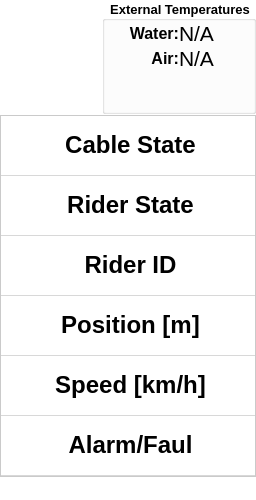
                  <widget class="QWidget" name="MainTab">
                   <property name="styleSheet">
                    <string notr="true">background-color: rgba(255, 255, 255, 0);</string>
                   </property>
                   <attribute name="title">
                    <string>Main</string>
                   </attribute>
                   <layout class="QGridLayout" name="gridLayout_11">
                    <property name="leftMargin">
                     <number>0</number>
                    </property>
                    <property name="topMargin">
                     <number>0</number>
                    </property>
                    <property name="rightMargin">
                     <number>0</number>
                    </property>
                    <property name="bottomMargin">
                     <number>0</number>
                    </property>
                    <property name="spacing">
                     <number>0</number>
                    </property>
                    <item row="0" column="0">
                     <layout class="QVBoxLayout" name="verticalLayout_4">
                      <property name="spacing">
                       <number>0</number>
                      </property>
                      <property name="bottomMargin">
                       <number>0</number>
                      </property>
                      <item>
                       <layout class="QHBoxLayout" name="horizontalLayout_17">
                        <property name="spacing">
                         <number>0</number>
                        </property>
                        <item>
                         <widget class="QLabel" name="logo_2">
                          <property name="maximumSize">
                           <size>
                            <width>276</width>
                            <height>16777215</height>
                           </size>
                          </property>
                          <property name="text">
                           <string/>
                          </property>
                          <property name="pixmap">
                           <pixmap resource="Images.qrc">:/img/Img/logo.png</pixmap>
                          </property>
                          <property name="scaledContents">
                           <bool>false</bool>
                          </property>
                         </widget>
                        </item>
                        <item>
                         <widget class="Line" name="line_2">
                          <property name="orientation">
                           <enum>Qt::Vertical</enum>
                          </property>
                         </widget>
                        </item>
                        <item>
                         <spacer name="horizontalSpacer_26">
                          <property name="orientation">
                           <enum>Qt::Horizontal</enum>
                          </property>
                          <property name="sizeHint" stdset="0">
                           <size>
                            <width>40</width>
                            <height>20</height>
                           </size>
                          </property>
                         </spacer>
                        </item>
                        <item>
                         <widget class="QGroupBox" name="groupBox_2">
                          <property name="sizePolicy">
                           <sizepolicy hsizetype="Preferred" vsizetype="Preferred">
                            <horstretch>0</horstretch>
                            <verstretch>0</verstretch>
                           </sizepolicy>
                          </property>
                          <property name="font">
                           <font>
                            <pointsize>10</pointsize>
                            <weight>75</weight>
                            <bold>true</bold>
                           </font>
                          </property>
                          <property name="title">
                           <string>External Temperatures</string>
                          </property>
                          <property name="alignment">
                           <set>Qt::AlignCenter</set>
                          </property>
                          <property name="flat">
                           <bool>true</bool>
                          </property>
                          <property name="checkable">
                           <bool>false</bool>
                          </property>
                          <layout class="QGridLayout" name="gridLayout_7">
                           <property name="leftMargin">
                            <number>0</number>
                           </property>
                           <property name="topMargin">
                            <number>0</number>
                           </property>
                           <property name="rightMargin">
                            <number>0</number>
                           </property>
                           <property name="bottomMargin">
                            <number>0</number>
                           </property>
                           <property name="spacing">
                            <number>0</number>
                           </property>
                           <item row="0" column="0">
                            <layout class="QVBoxLayout" name="verticalLayout_7">
                             <property name="spacing">
                              <number>0</number>
                             </property>
                             <item>
                              <layout class="QGridLayout" name="gridLayout_8">
                               <item row="1" column="1">
                                <widget class="QLabel" name="t_label_4">
                                 <property name="font">
                                  <font>
                                   <pointsize>16</pointsize>
                                  </font>
                                 </property>
                                 <property name="text">
                                  <string>N/A</string>
                                 </property>
                                </widget>
                               </item>
                               <item row="1" column="0">
                                <widget class="QLabel" name="t_label_3">
                                 <property name="font">
                                  <font>
                                   <pointsize>12</pointsize>
                                   <weight>75</weight>
                                   <bold>true</bold>
                                  </font>
                                 </property>
                                 <property name="text">
                                  <string>Air:</string>
                                 </property>
                                 <property name="alignment">
                                  <set>Qt::AlignRight|Qt::AlignTrailing|Qt::AlignVCenter</set>
                                 </property>
                                </widget>
                               </item>
                               <item row="0" column="0">
                                <widget class="QLabel" name="t_label_1">
                                 <property name="font">
                                  <font>
                                   <pointsize>12</pointsize>
                                   <weight>75</weight>
                                   <bold>true</bold>
                                  </font>
                                 </property>
                                 <property name="text">
                                  <string>Water:</string>
                                 </property>
                                 <property name="alignment">
                                  <set>Qt::AlignRight|Qt::AlignTrailing|Qt::AlignVCenter</set>
                                 </property>
                                </widget>
                               </item>
                               <item row="0" column="1">
                                <widget class="QLabel" name="t_label_2">
                                 <property name="font">
                                  <font>
                                   <pointsize>16</pointsize>
                                  </font>
                                 </property>
                                 <property name="text">
                                  <string>N/A</string>
                                 </property>
                                </widget>
                               </item>
                              </layout>
                             </item>
                             <item>
                              <spacer name="verticalSpacer_4">
                               <property name="orientation">
                                <enum>Qt::Vertical</enum>
                               </property>
                               <property name="sizeHint" stdset="0">
                                <size>
                                 <width>20</width>
                                 <height>40</height>
                                </size>
                               </property>
                              </spacer>
                             </item>
                            </layout>
                           </item>
                          </layout>
                         </widget>
                        </item>
                       </layout>
                      </item>
                      <item>
                       <widget class="QTableWidget" name="tableWidget">
                        <property name="sizePolicy">
                         <sizepolicy hsizetype="Expanding" vsizetype="Expanding">
                          <horstretch>0</horstretch>
                          <verstretch>0</verstretch>
                         </sizepolicy>
                        </property>
                        <property name="minimumSize">
                         <size>
                          <width>200</width>
                          <height>362</height>
                         </size>
                        </property>
                        <property name="maximumSize">
                         <size>
                          <width>16777215</width>
                          <height>360</height>
                         </size>
                        </property>
                        <property name="font">
                         <font>
                          <pointsize>18</pointsize>
                          <weight>75</weight>
                          <bold>true</bold>
                         </font>
                        </property>
                        <property name="styleSheet">
                         <string notr="true">background-color: rgba(255, 255, 255, 230);</string>
                        </property>
                        <property name="columnCount">
                         <number>1</number>
                        </property>
                        <attribute name="horizontalHeaderVisible">
                         <bool>false</bool>
                        </attribute>
                        <attribute name="horizontalHeaderCascadingSectionResizes">
                         <bool>true</bool>
                        </attribute>
                        <attribute name="horizontalHeaderDefaultSectionSize">
                         <number>260</number>
                        </attribute>
                        <attribute name="horizontalHeaderHighlightSections">
                         <bool>false</bool>
                        </attribute>
                        <attribute name="horizontalHeaderMinimumSectionSize">
                         <number>200</number>
                        </attribute>
                        <attribute name="verticalHeaderVisible">
                         <bool>false</bool>
                        </attribute>
                        <attribute name="verticalHeaderCascadingSectionResizes">
                         <bool>true</bool>
                        </attribute>
                        <attribute name="verticalHeaderDefaultSectionSize">
                         <number>60</number>
                        </attribute>
                        <attribute name="verticalHeaderHighlightSections">
                         <bool>false</bool>
                        </attribute>
                        <attribute name="verticalHeaderMinimumSectionSize">
                         <number>60</number>
                        </attribute>
                        <row>
                         <property name="text">
                          <string>State Cable</string>
                         </property>
                        </row>
                        <row>
                         <property name="text">
                          <string>State Rider</string>
                         </property>
                        </row>
                        <row>
                         <property name="text">
                          <string>ID Rider</string>
                         </property>
                        </row>
                        <row>
                         <property name="text">
                          <string>Position [m]</string>
                         </property>
                        </row>
                        <row>
                         <property name="text">
                          <string>Speed [km/h]</string>
                         </property>
                        </row>
                        <row>
                         <property name="text">
                          <string>Alarm/Faul</string>
                         </property>
                        </row>
                        <column>
                         <property name="text">
                          <string>test</string>
                         </property>
                         <property name="textAlignment">
                          <set>AlignCenter</set>
                         </property>
                        </column>
                        <item row="0" column="0">
                         <property name="text">
                          <string>Cable State</string>
                         </property>
                         <property name="textAlignment">
                          <set>AlignCenter</set>
                         </property>
                         <property name="flags">
                          <set>ItemIsEnabled</set>
                         </property>
                        </item>
                        <item row="1" column="0">
                         <property name="text">
                          <string>Rider State</string>
                         </property>
                         <property name="textAlignment">
                          <set>AlignCenter</set>
                         </property>
                         <property name="flags">
                          <set>ItemIsEnabled</set>
                         </property>
                        </item>
                        <item row="2" column="0">
                         <property name="text">
                          <string>Rider ID</string>
                         </property>
                         <property name="textAlignment">
                          <set>AlignCenter</set>
                         </property>
                         <property name="flags">
                          <set>ItemIsEnabled</set>
                         </property>
                        </item>
                        <item row="3" column="0">
                         <property name="text">
                          <string>Position [m]</string>
                         </property>
                         <property name="textAlignment">
                          <set>AlignCenter</set>
                         </property>
                         <property name="flags">
                          <set>ItemIsEnabled</set>
                         </property>
                        </item>
                        <item row="4" column="0">
                         <property name="text">
                          <string>Speed [km/h]</string>
                         </property>
                         <property name="textAlignment">
                          <set>AlignCenter</set>
                         </property>
                         <property name="flags">
                          <set>ItemIsEnabled</set>
                         </property>
                        </item>
                        <item row="5" column="0">
                         <property name="text">
                          <string>Alarm/Faul</string>
                         </property>
                         <property name="textAlignment">
                          <set>AlignCenter</set>
                         </property>
                         <property name="flags">
                          <set>ItemIsEnabled</set>
                         </property>
                        </item>
                       </widget>
                      </item>
                      <item>
                       <spacer name="verticalSpacer">
                        <property name="orientation">
                         <enum>Qt::Vertical</enum>
                        </property>
                        <property name="sizeType">
                         <enum>QSizePolicy::Maximum</enum>
                        </property>
                        <property name="sizeHint" stdset="0">
                         <size>
                          <width>0</width>
                          <height>24</height>
                         </size>
                        </property>
                       </spacer>
                      </item>
                     </layout>
                    </item>
                   </layout>
                  </widget>
